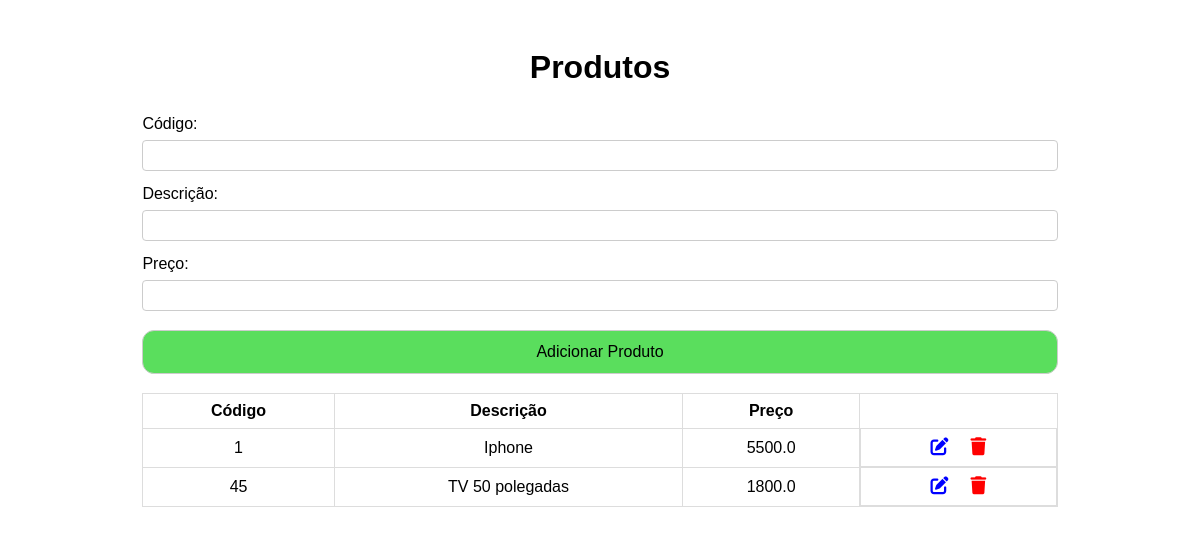
Before: / with the older database file.
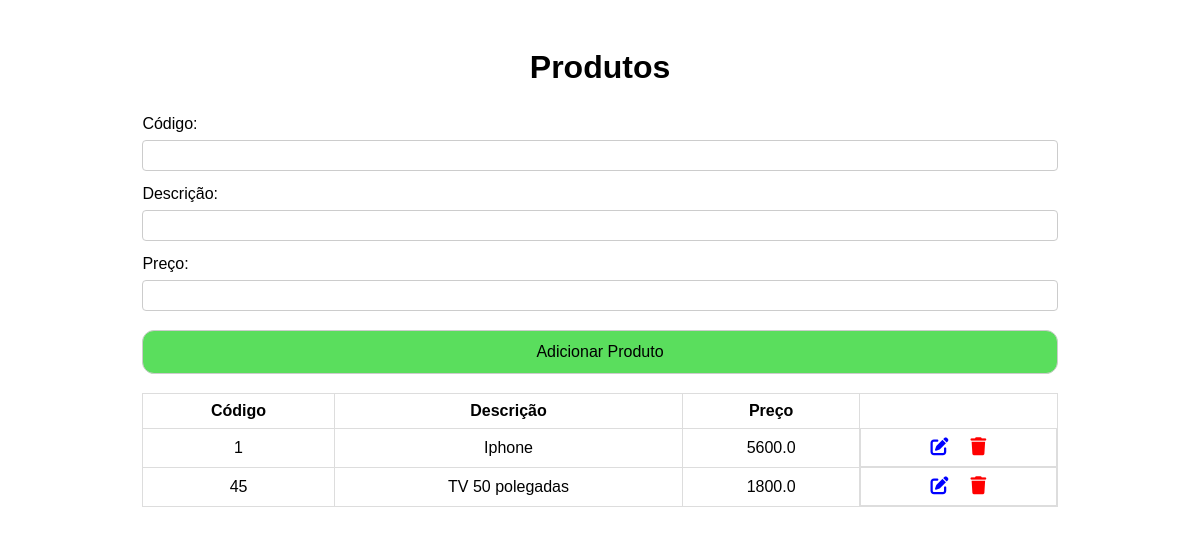
After: the same page with the newer database file.
### tables this page shows
CREATE TABLE products (
        code INTEGER PRIMARY KEY,
        description TEXT NOT NULL,
        price REAL NOT NULL
    );

### app.py (the view)
@app.route('/')
def index():
    products = query_db('select * from products')
    return render_template('index.html', products=products)

### app.py (called while the page is built)
def query_db(query, args=(), one=False):
    with sqlite3.connect(DATABASE) as conn:
        cur = conn.cursor()
        cur.execute(query, args)
        rv = cur.fetchall()
        return (rv[0] if rv else None) if one else rv

### templates/index.html
{% extends 'layout.html' %}
{% block content %}
<h1 class="title">Produtos</h1>
<form class="form__products" action="/add" method="post">
    <label class="form__products-label" for="code">Código:</label>
    <input class="form__products-input" type="text" name="code" required>
    <label class="form__products-label" for="description">Descrição:</label>
    <input class="form__products-input" type="text" name="description" required>
    <label class="form__products-label" for="price">Preço:</label>
    <input class="form__products-input" type="text" name="price" required>
    <button class="form__products-btn" type="submit">Adicionar Produto</button>
</form>
<table class="product__table">
    <tr>
        <th>Código</th>
        <th>Descrição</th>
        <th>Preço</th>
    </tr>
    {% for product in products %}
    <tr>
        <td>{{ product[0] }}</td>
        <td>{{ product[1] }}</td>
        <td>{{ product[2] }}</td>
        <td class="product__table-actions">
            <a class="product__table-action--update" href="{{ url_for('update_product', code=product[0]) }}">
                <i class="fa-solid fa-pen-to-square"></i>
            </a>
            <a class="product__table-action--delete" href="{{ url_for('delete_product', code=product[0]) }}" onclick="return confirm('Você tem certeza?')">
                <i class="fa-solid fa-trash"></i>
            </a>
        </td>
    </tr>
    {% endfor %}
</table>
{% endblock %}

Changed rows visible on the page:
changed products "Iphone": price "5500.0" → "5600.0"
